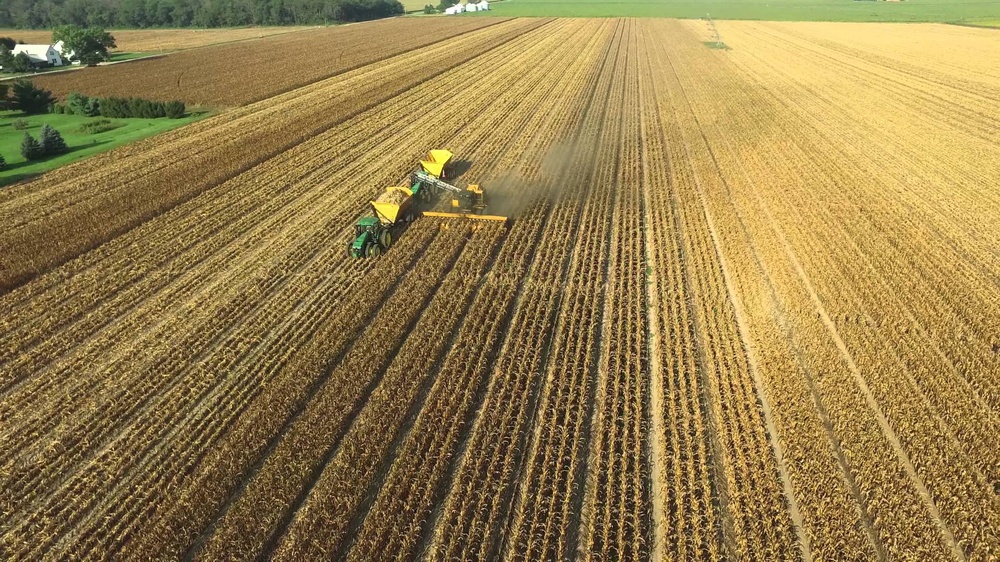
#> input picture OpenCV/imageGradients/cornField.jpg, 1000 x 562 px, shrunk from 1920 x 1080 before the run
$ python imageGradients.py   (older library calls are emulated)
#> lines starting #> are read from the running program, lines starting #| are printed output that depends on the picture; after the words box and inside, x2 and y2 are one past the last pixel; in counts of white or black regions, pixels touching at a corner belong together
import cv2
import numpy as np
from matplotlib import pyplot as plt

img = cv2.imread('cornField.jpg',0)
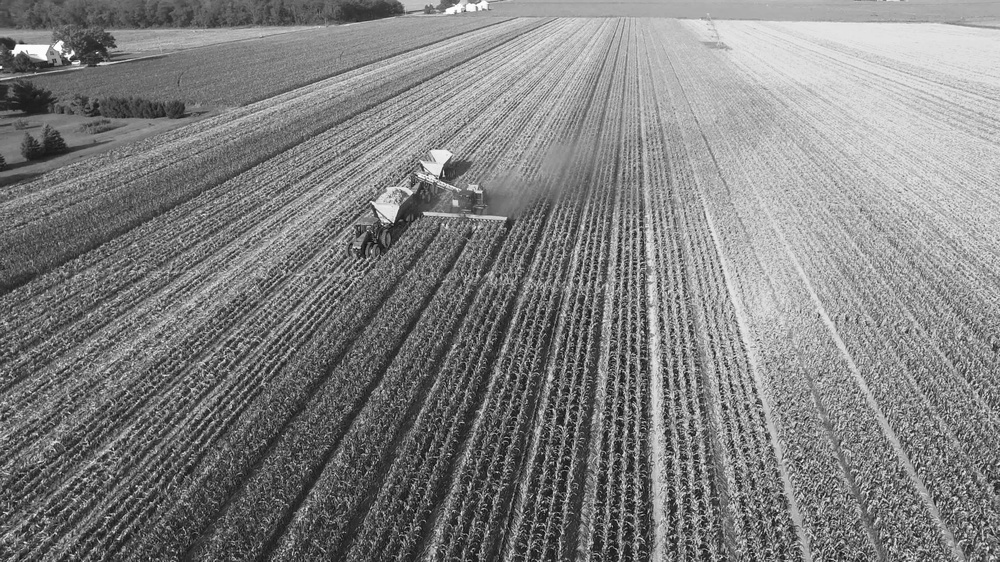
#> img: shape (562, 1000); min 0, max 255, mean 128.3

laplacian = cv2.Laplacian(img, cv2.CV_64F)
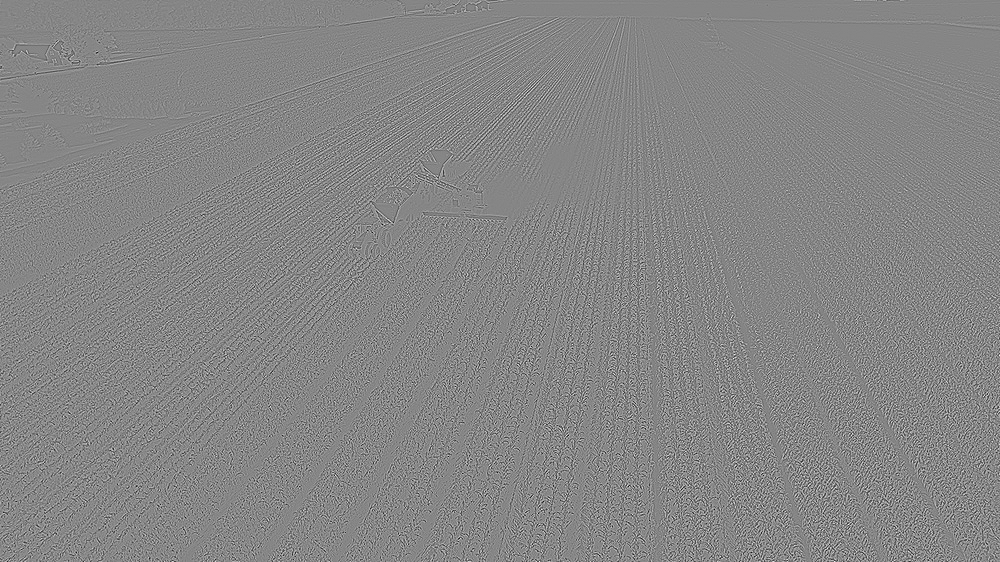
#> laplacian: shape (562, 1000) float64; min -494, max 446, mean 0; drawn with min black and max white
sobelx = cv2.Sobel(img, cv2.CV_64F, 0, 1, ksize=5)
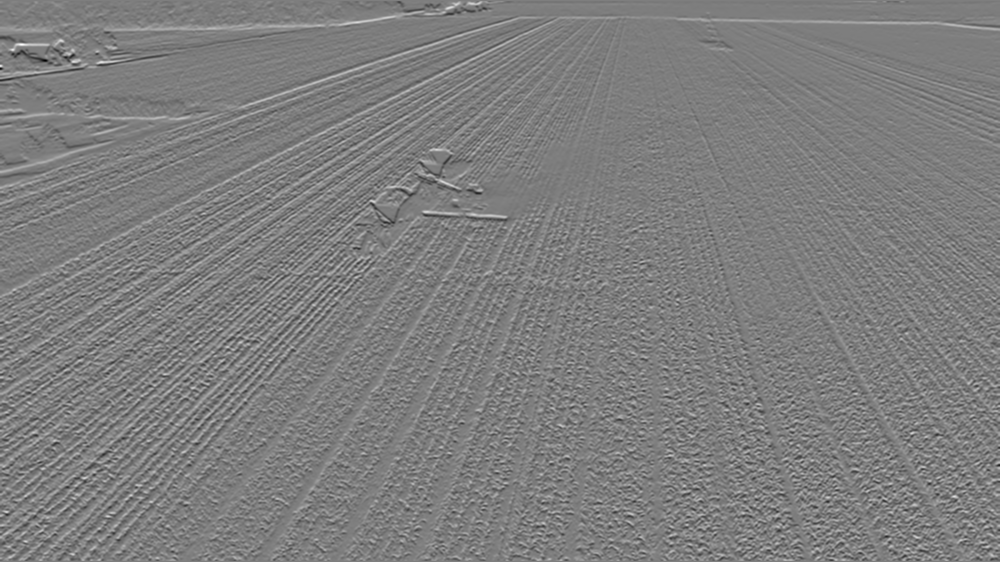
#> sobelx: shape (562, 1000) float64; min -9569, max 9733, mean -12.4; drawn with min black and max white
sobely = cv2.Sobel(img, cv2.CV_64F, 1, 0, ksize=5)
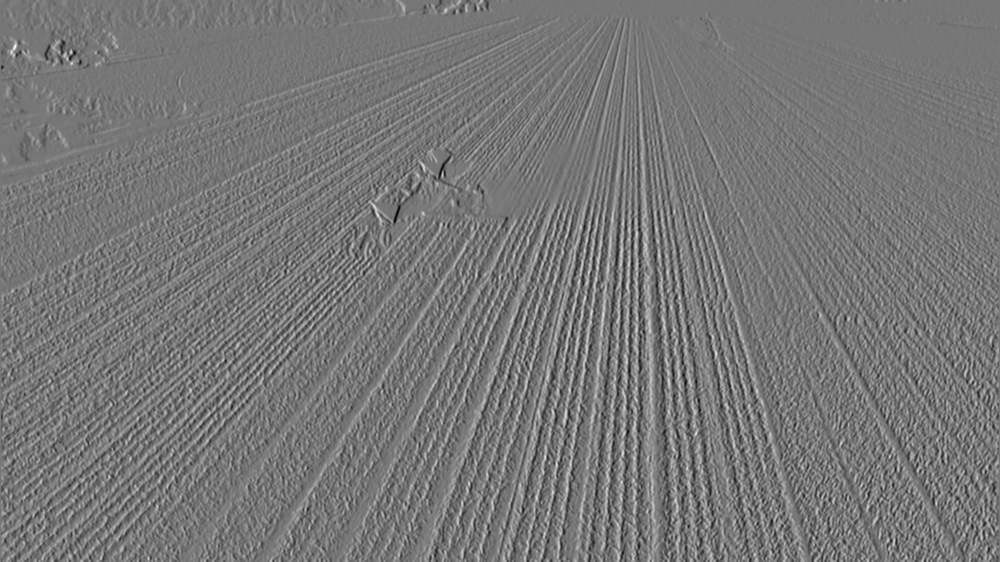
#> sobely: shape (562, 1000) float64; min -8016, max 9149, mean 8.4; drawn with min black and max white

cv2.imshow('laplacian', laplacian)
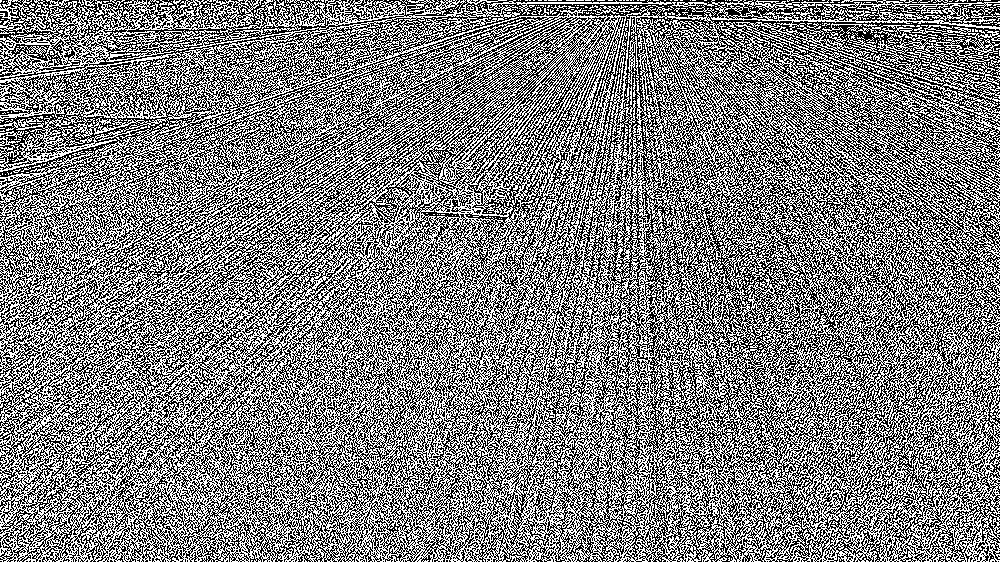
#> window 'laplacian': shape (562, 1000); 50.1% white; black in thin lines or dots
cv2.waitKey(0)
cv2.imshow('sobelx', sobelx)
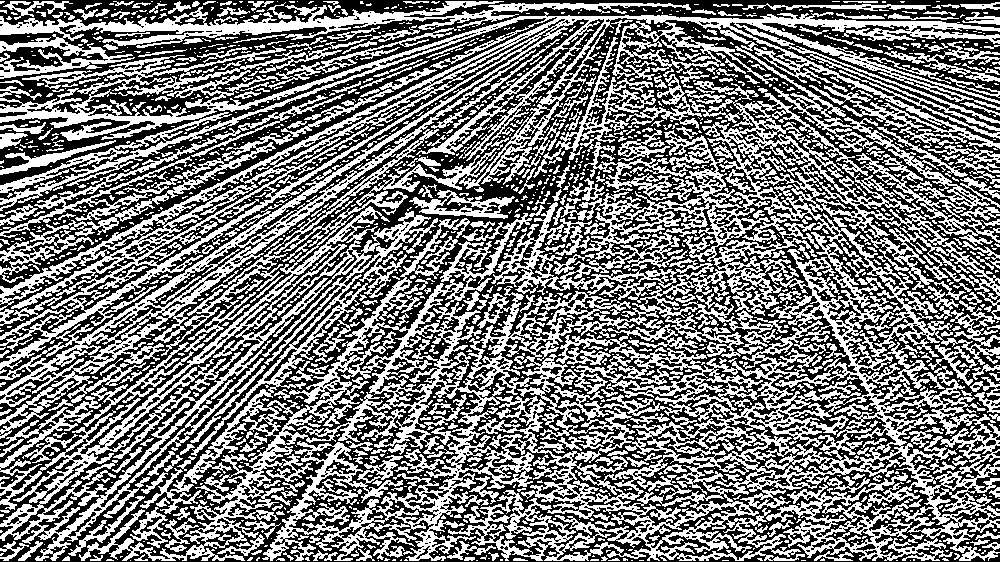
#> window 'sobelx': shape (562, 1000); 47.7% white; 1904 white regions (1448 under 20 px), largest, box (x1, y1, x2, y2) and area: (0, 12, 1000, 561) 194192, (0, 1, 691, 79) 9163, (0, 133, 293, 283) 3185

cv2.imshow('sobely', sobely)
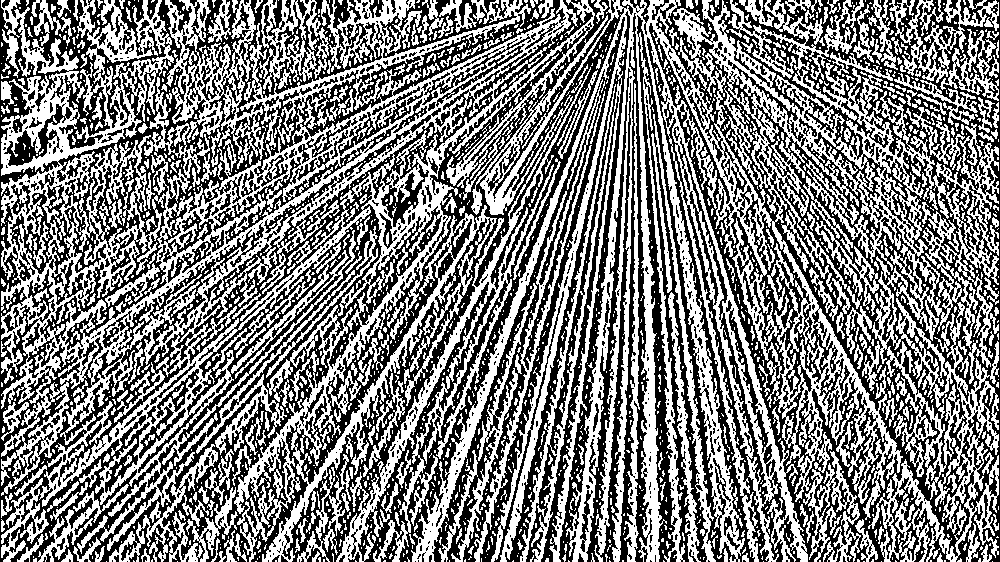
#> window 'sobely': shape (562, 1000); 49.5% white; 1753 white regions (1387 under 20 px), largest, box (x1, y1, x2, y2) and area: (336, 0, 999, 562) 116416, (1, 0, 595, 562) 100260, (651, 114, 716, 562) 2705

$ run again, with OpenCV/imageGradients/farmCircles.jpg copied over OpenCV/imageGradients/cornField.jpg
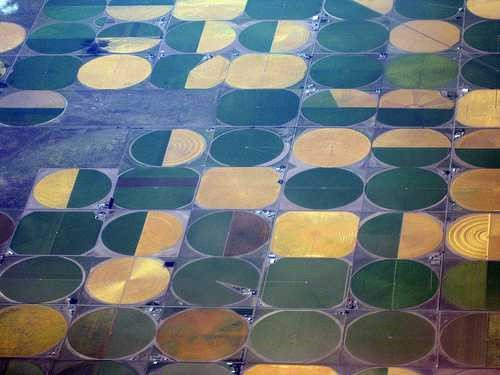
#> input picture OpenCV/imageGradients/farmCircles.jpg, 500 x 375 px
#> `cv2.imshow('laplacian', laplacian)`:
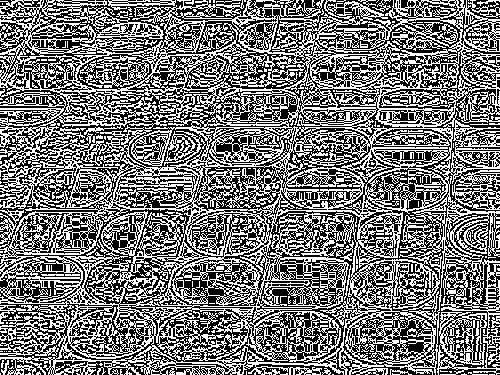
#> window 'laplacian': shape (375, 500); 46.7% white in thin lines or dots
#> `cv2.imshow('sobely', sobely)`:
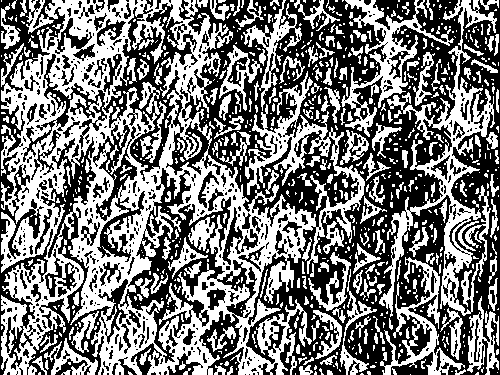
#> window 'sobely': shape (375, 500); 47.8% white; 778 white regions (559 under 20 px), largest, box (x1, y1, x2, y2) and area: (1, 0, 365, 375) 52020, (379, 0, 497, 317) 7802, (341, 0, 454, 137) 3152

$ run again, with OpenCV/imageGradients/farmCircles2.jpg copied over OpenCV/imageGradients/cornField.jpg
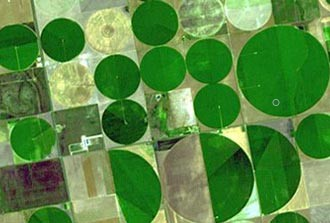
#> input picture OpenCV/imageGradients/farmCircles2.jpg, 330 x 223 px
#> `cv2.imshow('laplacian', laplacian)`:
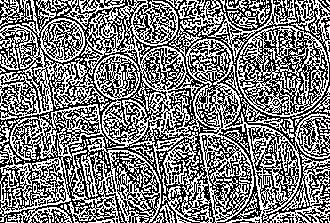
#> window 'laplacian': shape (223, 330); 48.6% white in thin lines or dots
#> `cv2.imshow('sobely', sobely)`:
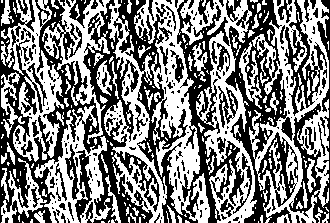
#> window 'sobely': shape (223, 330); 50.5% white; 262 black regions (191 under 20 px), largest, box (x1, y1, x2, y2) and area: (0, 0, 198, 223) 16252, (225, 0, 298, 223) 5969, (177, 0, 244, 223) 4225
